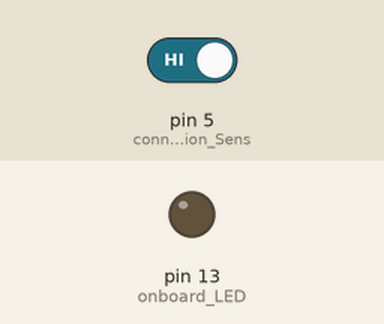
Bench run of a sketch on a simulated Arduino Uno, built with avr-gcc and run on an emulated ATmega328P. Parts: output pins drawn as LEDs (lit = HIGH). The inputs (shaded band) are chosen by the test bench; at power-on: pin 5 (connect_to_Vibration_Sens) HIGH.

Above: at 1.2 s.
1.3 s: pin 5 (connect_to_Vibration_Sens) driven LOW
At 2.4 s:
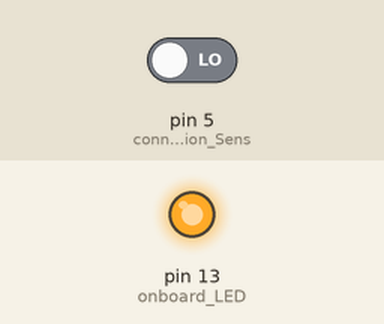
2.8 s: pin 5 (connect_to_Vibration_Sens) driven HIGH
At 3.5 s:
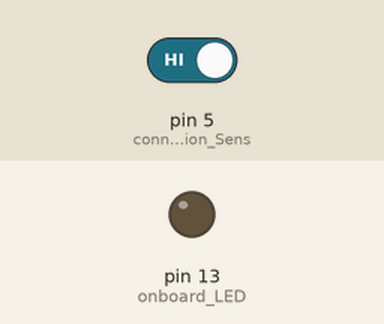
Timing chart, 0 to 5.8 s (numbered marks = the images above; inputs shaded):
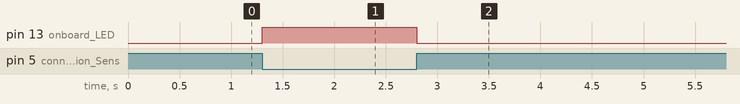

The sketch:

Shock.ino
```cpp
/*********************************************************
Vibration Sensor Keys 002
Connections::
- on Sensor Board to Arduino Gnd
Middle pin on Sensor Board to Arduino 5 volts
S pin on Sensor Board to Arduino pin 5

*************************************************************/
void setup() {
 pinMode(13, OUTPUT); // onboard LED
 digitalWrite(13, LOW); // turn off onboard LED
 pinMode(5, INPUT); // connect to Vibration Sensor S pin
}


void loop() {
  if (digitalRead(5) == LOW){
    digitalWrite(13, HIGH); // turn ON LED
    delay(500);
  }
  else{
    digitalWrite(13, LOW);
  }
}
```

Measured:
- after the input at 1.3 s, pin 13 (onboard_LED): LOW → HIGH at once
- after the input at 2.8 s, pin 13 (onboard_LED): HIGH → LOW at once
